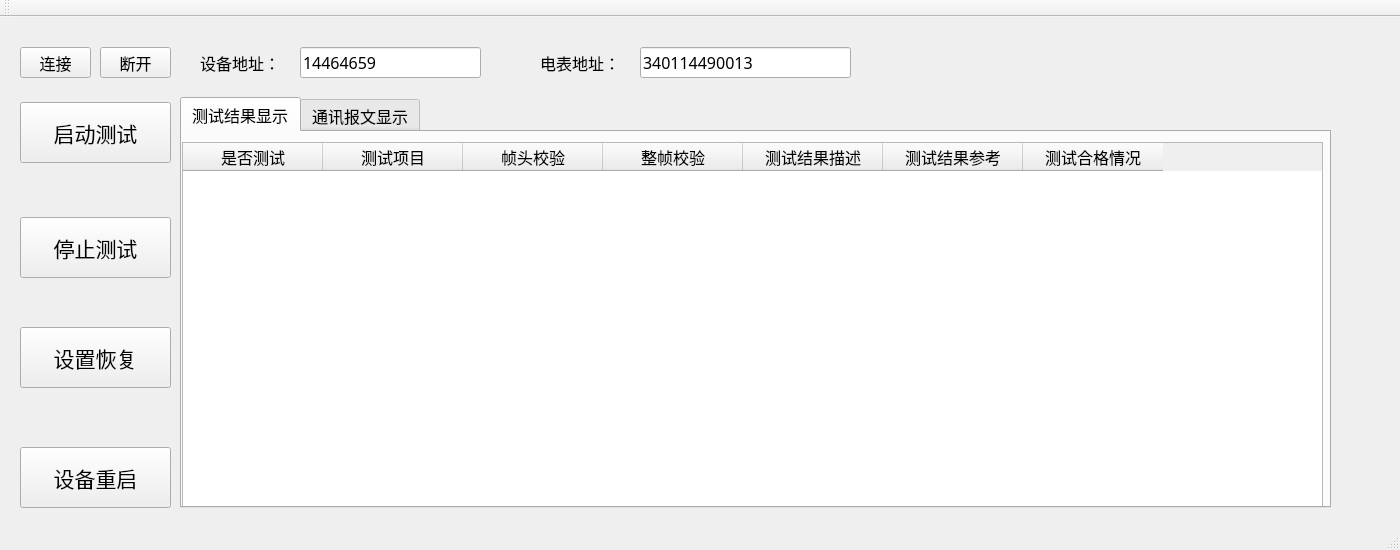
<?xml version="1.0" encoding="UTF-8"?>
<ui version="4.0">
 <class>MainWindow</class>
 <widget class="QMainWindow" name="MainWindow">
  <property name="geometry">
   <rect>
    <x>0</x>
    <y>0</y>
    <width>1400</width>
    <height>550</height>
   </rect>
  </property>
  <property name="font">
   <font>
    <family>黑体</family>
    <pointsize>12</pointsize>
    <weight>50</weight>
    <bold>false</bold>
   </font>
  </property>
  <property name="windowTitle">
   <string>用电产品测试软件</string>
  </property>
  <property name="windowIcon">
   <iconset resource="images/myResourses.qrc">
    <normaloff>:/myImages/T_64.ico</normaloff>:/myImages/T_64.ico</iconset>
  </property>
  <widget class="QWidget" name="centralWidget">
   <widget class="QPushButton" name="pushBtn_Start">
    <property name="geometry">
     <rect>
      <x>20</x>
      <y>85</y>
      <width>151</width>
      <height>61</height>
     </rect>
    </property>
    <property name="minimumSize">
     <size>
      <width>151</width>
      <height>61</height>
     </size>
    </property>
    <property name="font">
     <font>
      <family>黑体</family>
      <pointsize>16</pointsize>
     </font>
    </property>
    <property name="text">
     <string>启动测试</string>
    </property>
    <property name="icon">
     <iconset resource="images/myResourses.qrc">
      <normaloff>:/myImages/Start_64.png</normaloff>:/myImages/Start_64.png</iconset>
    </property>
    <property name="iconSize">
     <size>
      <width>24</width>
      <height>24</height>
     </size>
    </property>
   </widget>
   <widget class="QPushButton" name="pushBtn_Stop">
    <property name="geometry">
     <rect>
      <x>20</x>
      <y>200</y>
      <width>151</width>
      <height>61</height>
     </rect>
    </property>
    <property name="minimumSize">
     <size>
      <width>151</width>
      <height>61</height>
     </size>
    </property>
    <property name="font">
     <font>
      <family>黑体</family>
      <pointsize>16</pointsize>
     </font>
    </property>
    <property name="text">
     <string>停止测试</string>
    </property>
    <property name="icon">
     <iconset resource="images/myResourses.qrc">
      <normaloff>:/myImages/Pause_Normal_Red_64.png</normaloff>:/myImages/Pause_Normal_Red_64.png</iconset>
    </property>
    <property name="iconSize">
     <size>
      <width>28</width>
      <height>28</height>
     </size>
    </property>
   </widget>
   <widget class="QPushButton" name="pushBtn_Reset">
    <property name="geometry">
     <rect>
      <x>20</x>
      <y>310</y>
      <width>151</width>
      <height>61</height>
     </rect>
    </property>
    <property name="minimumSize">
     <size>
      <width>151</width>
      <height>61</height>
     </size>
    </property>
    <property name="font">
     <font>
      <family>黑体</family>
      <pointsize>16</pointsize>
     </font>
    </property>
    <property name="text">
     <string>设置恢复</string>
    </property>
    <property name="icon">
     <iconset resource="images/myResourses.qrc">
      <normaloff>:/myImages/settings_backup_restore_64.png</normaloff>:/myImages/settings_backup_restore_64.png</iconset>
    </property>
    <property name="iconSize">
     <size>
      <width>28</width>
      <height>28</height>
     </size>
    </property>
   </widget>
   <widget class="QPushButton" name="pushBtn_Restart">
    <property name="geometry">
     <rect>
      <x>20</x>
      <y>430</y>
      <width>151</width>
      <height>61</height>
     </rect>
    </property>
    <property name="minimumSize">
     <size>
      <width>151</width>
      <height>61</height>
     </size>
    </property>
    <property name="font">
     <font>
      <family>黑体</family>
      <pointsize>16</pointsize>
     </font>
    </property>
    <property name="text">
     <string>设备重启</string>
    </property>
    <property name="icon">
     <iconset resource="images/myResourses.qrc">
      <normaloff>:/myImages/restart_64.png</normaloff>:/myImages/restart_64.png</iconset>
    </property>
    <property name="iconSize">
     <size>
      <width>28</width>
      <height>28</height>
     </size>
    </property>
   </widget>
   <widget class="QTabWidget" name="tabWidget">
    <property name="geometry">
     <rect>
      <x>180</x>
      <y>80</y>
      <width>1151</width>
      <height>411</height>
     </rect>
    </property>
    <property name="currentIndex">
     <number>0</number>
    </property>
    <widget class="QWidget" name="tab_result">
     <attribute name="title">
      <string>测试结果显示</string>
     </attribute>
     <widget class="QTableWidget" name="tableWidget_Result">
      <property name="geometry">
       <rect>
        <x>0</x>
        <y>10</y>
        <width>1141</width>
        <height>371</height>
       </rect>
      </property>
      <property name="editTriggers">
       <set>QAbstractItemView::AllEditTriggers</set>
      </property>
      <property name="selectionMode">
       <enum>QAbstractItemView::ExtendedSelection</enum>
      </property>
      <attribute name="horizontalHeaderDefaultSectionSize">
       <number>140</number>
      </attribute>
      <attribute name="verticalHeaderDefaultSectionSize">
       <number>30</number>
      </attribute>
      <column>
       <property name="text">
        <string>是否测试</string>
       </property>
       <property name="textAlignment">
        <set>AlignHCenter|AlignVCenter|AlignCenter</set>
       </property>
      </column>
      <column>
       <property name="text">
        <string>测试项目</string>
       </property>
      </column>
      <column>
       <property name="text">
        <string>帧头校验</string>
       </property>
      </column>
      <column>
       <property name="text">
        <string>整帧校验</string>
       </property>
      </column>
      <column>
       <property name="text">
        <string>测试结果描述</string>
       </property>
      </column>
      <column>
       <property name="text">
        <string>测试结果参考</string>
       </property>
      </column>
      <column>
       <property name="text">
        <string>测试合格情况</string>
       </property>
      </column>
     </widget>
    </widget>
    <widget class="QWidget" name="tab_protocol">
     <attribute name="title">
      <string>通讯报文显示</string>
     </attribute>
     <widget class="QTextEdit" name="textEdit_msg">
      <property name="geometry">
       <rect>
        <x>0</x>
        <y>0</y>
        <width>1141</width>
        <height>341</height>
       </rect>
      </property>
     </widget>
     <widget class="QPushButton" name="pushButton_clear">
      <property name="geometry">
       <rect>
        <x>860</x>
        <y>350</y>
        <width>81</width>
        <height>31</height>
       </rect>
      </property>
      <property name="text">
       <string>清空显示</string>
      </property>
     </widget>
    </widget>
   </widget>
   <widget class="QLabel" name="label">
    <property name="geometry">
     <rect>
      <x>200</x>
      <y>30</y>
      <width>81</width>
      <height>31</height>
     </rect>
    </property>
    <property name="text">
     <string>设备地址：</string>
    </property>
   </widget>
   <widget class="QLabel" name="label_2">
    <property name="geometry">
     <rect>
      <x>540</x>
      <y>30</y>
      <width>91</width>
      <height>31</height>
     </rect>
    </property>
    <property name="text">
     <string>电表地址：</string>
    </property>
   </widget>
   <widget class="QLineEdit" name="lineEdit_devaddr">
    <property name="geometry">
     <rect>
      <x>300</x>
      <y>30</y>
      <width>181</width>
      <height>31</height>
     </rect>
    </property>
    <property name="text">
     <string>14464659</string>
    </property>
   </widget>
   <widget class="QLineEdit" name="lineEdit_ammetervaddr">
    <property name="geometry">
     <rect>
      <x>640</x>
      <y>30</y>
      <width>211</width>
      <height>31</height>
     </rect>
    </property>
    <property name="text">
     <string>340114490013</string>
    </property>
   </widget>
   <widget class="QPushButton" name="btn_Link">
    <property name="geometry">
     <rect>
      <x>20</x>
      <y>30</y>
      <width>71</width>
      <height>31</height>
     </rect>
    </property>
    <property name="text">
     <string>连接</string>
    </property>
   </widget>
   <widget class="QPushButton" name="btn_unLink">
    <property name="geometry">
     <rect>
      <x>100</x>
      <y>30</y>
      <width>71</width>
      <height>31</height>
     </rect>
    </property>
    <property name="text">
     <string>断开</string>
    </property>
   </widget>
  </widget>
  <widget class="QMenuBar" name="menuBar">
   <property name="geometry">
    <rect>
     <x>0</x>
     <y>0</y>
     <width>1400</width>
     <height>23</height>
    </rect>
   </property>
  </widget>
  <widget class="QToolBar" name="mainToolBar">
   <attribute name="toolBarArea">
    <enum>TopToolBarArea</enum>
   </attribute>
   <attribute name="toolBarBreak">
    <bool>false</bool>
   </attribute>
  </widget>
  <widget class="QStatusBar" name="statusBar"/>
 </widget>
 <layoutdefault spacing="6" margin="11"/>
 <resources>
  <include location="images/myResourses.qrc"/>
 </resources>
 <connections/>
</ui>
